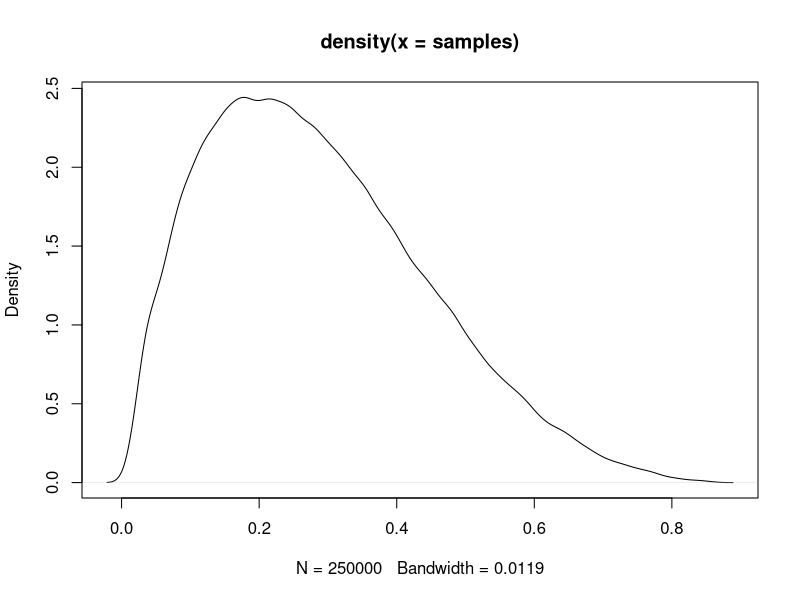

Source code (R):
#target is beta(2,5)

#uniform(0,1) is instrumental

sampsize = 1000000

#theta = runif(sampsize, 0 , 1)
theta = rbeta(sampsize, 5 , 10)
fx = theta*(1-theta)^4
gx = dbeta(theta, 5, 10)

oldweight = fx/gx
weights = oldweight/sum(oldweight)

multinomres = c(rmultinom(1, sampsize/4, weights))

samples = rep(theta, multinomres)
plot(density(samples))